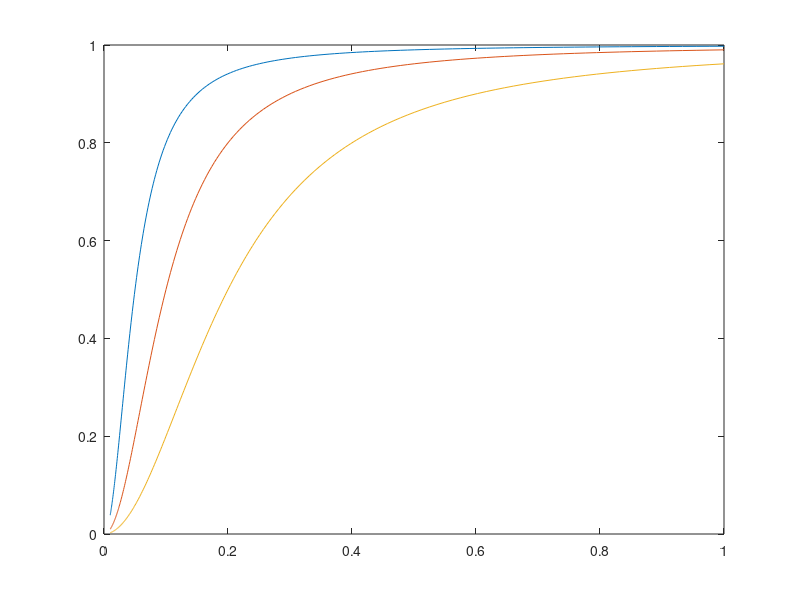
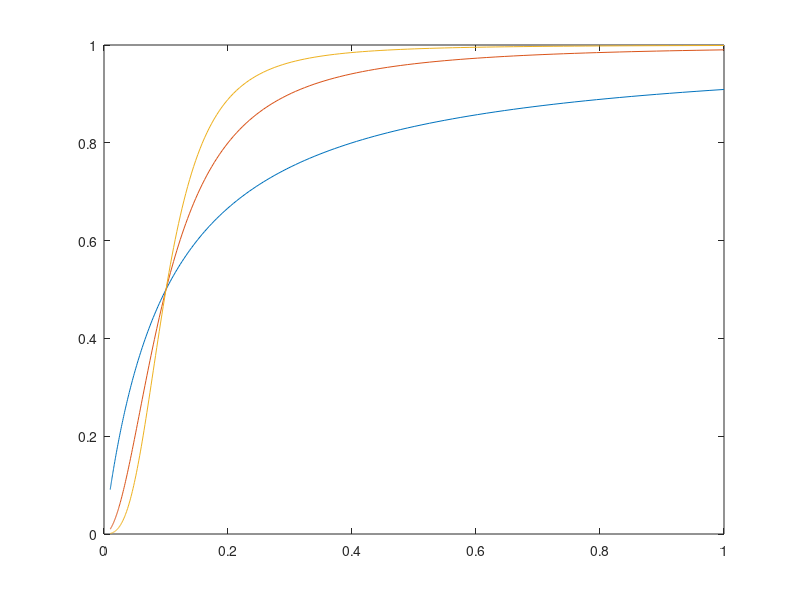

These figures' MATLAB source, in order:
%% Simulation Experiments using the Hyperbolic-ratio model

% (c) Laboratory for Cognitive Modeling and Computational Cognitive
% Neuroscience at the Ohio State University, http://cogmod.osu.edu
%
% Please read the LICENSE and NO WARRANTY statement in:
% SawadaPetrov_License.txt


%% Clean up for debugging
cd(fileparts(mfilename('fullpath'))); % Change directory of this script
clear;
close all;


%%
log10Contrast = 0:0.01:+2; % Figure 04
contrast = (10.^log10Contrast)/100; % Figure 04
% contrast = 0:0.001:1; % Figure 26

numContrast = size(contrast,2);

hbr = @(x, hbrM, hbrA, hbrN) ( hbrM*(x.^hbrN)./(hbrA^hbrN + x.^hbrN) );

tmpN = 2;
tmpA = 0.1;
tmpM = 1;

varA = [0.05,0.1,0.2]; %[0.01,0.02,0.05,0.1,0.2,0.5];
varN = [1,2,3]; %[1,1.5,2,2.5,3];


dataA = NaN(size(varA,2),numContrast);
dataN = NaN(size(varN,2),numContrast);

for i=1:size(varN,2)
    dataN(i,:) = hbr(contrast, tmpM,tmpA,varN(i));
end

for i=1:size(varA,2)
    dataA(i,:) = hbr(contrast, tmpM,varA(i),tmpN);
end


figure('Name','dataA');
%semilogx( contrast, dataA );
plot( contrast, dataA );


figure('Name','dataN');
%semilogx( contrast, dataN );
plot( contrast, dataN );